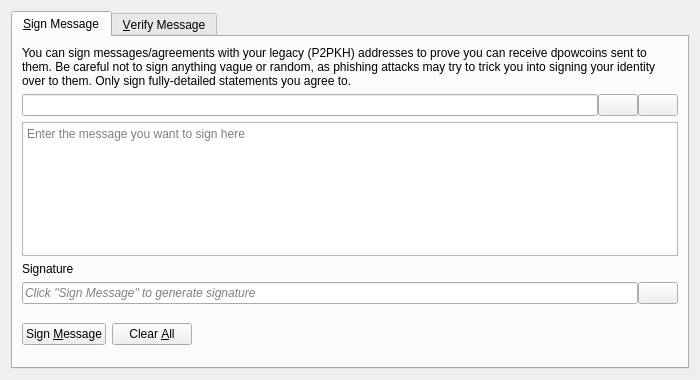
<?xml version="1.0" encoding="UTF-8"?>
<ui version="4.0">
 <class>SignVerifyMessageDialog</class>
 <widget class="QDialog" name="SignVerifyMessageDialog">
  <property name="geometry">
   <rect>
    <x>0</x>
    <y>0</y>
    <width>700</width>
    <height>380</height>
   </rect>
  </property>
  <property name="windowTitle">
   <string>Signatures - Sign / Verify a Message</string>
  </property>
  <property name="modal">
   <bool>true</bool>
  </property>
  <layout class="QVBoxLayout" name="verticalLayout">
   <item>
    <widget class="QTabWidget" name="tabWidget">
     <property name="currentIndex">
      <number>0</number>
     </property>
     <widget class="QWidget" name="tabSignMessage">
      <attribute name="title">
       <string>&amp;Sign Message</string>
      </attribute>
      <layout class="QVBoxLayout" name="verticalLayout_SM">
       <item>
        <widget class="QLabel" name="infoLabel_SM">
         <property name="text">
          <string>You can sign messages/agreements with your legacy (P2PKH) addresses to prove you can receive dpowcoins sent to them. Be careful not to sign anything vague or random, as phishing attacks may try to trick you into signing your identity over to them. Only sign fully-detailed statements you agree to.</string>
         </property>
         <property name="textFormat">
          <enum>Qt::PlainText</enum>
         </property>
         <property name="wordWrap">
          <bool>true</bool>
         </property>
        </widget>
       </item>
       <item>
        <layout class="QHBoxLayout" name="horizontalLayout_1_SM">
         <property name="spacing">
          <number>0</number>
         </property>
         <item>
          <widget class="QValidatedLineEdit" name="addressIn_SM">
           <property name="toolTip">
            <string>The Dpowcoin address to sign the message with</string>
           </property>
          </widget>
         </item>
         <item>
          <widget class="QPushButton" name="addressBookButton_SM">
           <property name="toolTip">
            <string>Choose previously used address</string>
           </property>
           <property name="text">
            <string/>
           </property>
           <property name="icon">
            <iconset resource="../bitcoin.qrc">
             <normaloff>:/icons/address-book</normaloff>:/icons/address-book</iconset>
           </property>
           <property name="shortcut">
            <string>Alt+A</string>
           </property>
           <property name="autoDefault">
            <bool>false</bool>
           </property>
          </widget>
         </item>
         <item>
          <widget class="QPushButton" name="pasteButton_SM">
           <property name="toolTip">
            <string>Paste address from clipboard</string>
           </property>
           <property name="text">
            <string/>
           </property>
           <property name="icon">
            <iconset resource="../bitcoin.qrc">
             <normaloff>:/icons/editpaste</normaloff>:/icons/editpaste</iconset>
           </property>
           <property name="shortcut">
            <string>Alt+P</string>
           </property>
           <property name="autoDefault">
            <bool>false</bool>
           </property>
          </widget>
         </item>
        </layout>
       </item>
       <item>
        <widget class="QPlainTextEdit" name="messageIn_SM">
         <property name="toolTip">
          <string>Enter the message you want to sign here</string>
         </property>
         <property name="placeholderText">
          <string>Enter the message you want to sign here</string>
         </property>
        </widget>
       </item>
       <item>
        <widget class="QLabel" name="signatureLabel_SM">
         <property name="text">
          <string>Signature</string>
         </property>
         <property name="textFormat">
          <enum>Qt::PlainText</enum>
         </property>
        </widget>
       </item>
       <item>
        <layout class="QHBoxLayout" name="horizontalLayout_2_SM">
         <property name="spacing">
          <number>0</number>
         </property>
         <item>
          <widget class="QLineEdit" name="signatureOut_SM">
           <property name="placeholderText">
            <string>Click "Sign Message" to generate signature</string>
           </property>
           <property name="font">
            <font>
             <italic>true</italic>
            </font>
           </property>
           <property name="readOnly">
            <bool>true</bool>
           </property>
          </widget>
         </item>
         <item>
          <widget class="QPushButton" name="copySignatureButton_SM">
           <property name="toolTip">
            <string>Copy the current signature to the clipboard</string>
           </property>
           <property name="text">
            <string/>
           </property>
           <property name="icon">
            <iconset resource="../bitcoin.qrc">
             <normaloff>:/icons/editcopy</normaloff>:/icons/editcopy</iconset>
           </property>
           <property name="autoDefault">
            <bool>false</bool>
           </property>
          </widget>
         </item>
        </layout>
       </item>
       <item>
        <layout class="QHBoxLayout" name="horizontalLayout_3_SM">
         <item>
          <widget class="QPushButton" name="signMessageButton_SM">
           <property name="toolTip">
            <string>Sign the message to prove you own this Dpowcoin address</string>
           </property>
           <property name="text">
            <string>Sign &amp;Message</string>
           </property>
           <property name="icon">
            <iconset resource="../bitcoin.qrc">
             <normaloff>:/icons/edit</normaloff>:/icons/edit</iconset>
           </property>
           <property name="autoDefault">
            <bool>false</bool>
           </property>
          </widget>
         </item>
         <item>
          <widget class="QPushButton" name="clearButton_SM">
           <property name="toolTip">
            <string>Reset all sign message fields</string>
           </property>
           <property name="text">
            <string>Clear &amp;All</string>
           </property>
           <property name="icon">
            <iconset resource="../bitcoin.qrc">
             <normaloff>:/icons/remove</normaloff>:/icons/remove</iconset>
           </property>
           <property name="autoDefault">
            <bool>false</bool>
           </property>
          </widget>
         </item>
         <item>
          <spacer name="horizontalSpacer_1_SM">
           <property name="orientation">
            <enum>Qt::Horizontal</enum>
           </property>
           <property name="sizeHint" stdset="0">
            <size>
             <width>40</width>
             <height>48</height>
            </size>
           </property>
          </spacer>
         </item>
         <item>
          <widget class="QLabel" name="statusLabel_SM">
           <property name="font">
            <font>
             <weight>75</weight>
             <bold>true</bold>
            </font>
           </property>
           <property name="text">
            <string/>
           </property>
           <property name="wordWrap">
            <bool>true</bool>
           </property>
          </widget>
         </item>
         <item>
          <spacer name="horizontalSpacer_2_SM">
           <property name="orientation">
            <enum>Qt::Horizontal</enum>
           </property>
           <property name="sizeHint" stdset="0">
            <size>
             <width>40</width>
             <height>48</height>
            </size>
           </property>
          </spacer>
         </item>
        </layout>
       </item>
      </layout>
     </widget>
     <widget class="QWidget" name="tabVerifyMessage">
      <attribute name="title">
       <string>&amp;Verify Message</string>
      </attribute>
      <layout class="QVBoxLayout" name="verticalLayout_VM">
       <item>
        <widget class="QLabel" name="infoLabel_VM">
         <property name="text">
          <string>Enter the receiver's address, message (ensure you copy line breaks, spaces, tabs, etc. exactly) and signature below to verify the message. Be careful not to read more into the signature than what is in the signed message itself, to avoid being tricked by a man-in-the-middle attack. Note that this only proves the signing party receives with the address, it cannot prove sendership of any transaction!</string>
         </property>
         <property name="textFormat">
          <enum>Qt::PlainText</enum>
         </property>
         <property name="alignment">
          <set>Qt::AlignLeading|Qt::AlignLeft|Qt::AlignTop</set>
         </property>
         <property name="wordWrap">
          <bool>true</bool>
         </property>
        </widget>
       </item>
       <item>
        <layout class="QHBoxLayout" name="horizontalLayout_1_VM">
         <property name="spacing">
          <number>0</number>
         </property>
         <item>
          <widget class="QValidatedLineEdit" name="addressIn_VM">
           <property name="toolTip">
            <string>The Dpowcoin address the message was signed with</string>
           </property>
          </widget>
         </item>
         <item>
          <widget class="QPushButton" name="addressBookButton_VM">
           <property name="toolTip">
            <string>Choose previously used address</string>
           </property>
           <property name="text">
            <string/>
           </property>
           <property name="icon">
            <iconset resource="../bitcoin.qrc">
             <normaloff>:/icons/address-book</normaloff>:/icons/address-book</iconset>
           </property>
           <property name="shortcut">
            <string>Alt+A</string>
           </property>
           <property name="autoDefault">
            <bool>false</bool>
           </property>
          </widget>
         </item>
        </layout>
       </item>
       <item>
        <widget class="QPlainTextEdit" name="messageIn_VM">
          <property name="toolTip">
            <string>The signed message to verify</string>
          </property>
          <property name="placeholderText">
            <string>The signed message to verify</string>
          </property>
        </widget>
       </item>
       <item>
        <widget class="QValidatedLineEdit" name="signatureIn_VM">
          <property name="toolTip">
            <string>The signature given when the message was signed</string>
          </property>
          <property name="placeholderText">
            <string>The signature given when the message was signed</string>
          </property>
        </widget>
       </item>
       <item>
        <layout class="QHBoxLayout" name="horizontalLayout_2_VM">
         <item>
          <widget class="QPushButton" name="verifyMessageButton_VM">
           <property name="toolTip">
            <string>Verify the message to ensure it was signed with the specified Dpowcoin address</string>
           </property>
           <property name="text">
            <string>Verify &amp;Message</string>
           </property>
           <property name="icon">
            <iconset resource="../bitcoin.qrc">
             <normaloff>:/icons/transaction_0</normaloff>:/icons/transaction_0</iconset>
           </property>
           <property name="autoDefault">
            <bool>false</bool>
           </property>
          </widget>
         </item>
         <item>
          <widget class="QPushButton" name="clearButton_VM">
           <property name="toolTip">
            <string>Reset all verify message fields</string>
           </property>
           <property name="text">
            <string>Clear &amp;All</string>
           </property>
           <property name="icon">
            <iconset resource="../bitcoin.qrc">
             <normaloff>:/icons/remove</normaloff>:/icons/remove</iconset>
           </property>
           <property name="autoDefault">
            <bool>false</bool>
           </property>
          </widget>
         </item>
         <item>
          <spacer name="horizontalSpacer_1_VM">
           <property name="orientation">
            <enum>Qt::Horizontal</enum>
           </property>
           <property name="sizeHint" stdset="0">
            <size>
             <width>40</width>
             <height>48</height>
            </size>
           </property>
          </spacer>
         </item>
         <item>
          <widget class="QLabel" name="statusLabel_VM">
           <property name="font">
            <font>
             <weight>75</weight>
             <bold>true</bold>
            </font>
           </property>
           <property name="text">
            <string/>
           </property>
           <property name="wordWrap">
            <bool>true</bool>
           </property>
          </widget>
         </item>
         <item>
          <spacer name="horizontalSpacer_2_VM">
           <property name="orientation">
            <enum>Qt::Horizontal</enum>
           </property>
           <property name="sizeHint" stdset="0">
            <size>
             <width>40</width>
             <height>48</height>
            </size>
           </property>
          </spacer>
         </item>
        </layout>
       </item>
      </layout>
     </widget>
    </widget>
   </item>
  </layout>
 </widget>
 <customwidgets>
  <customwidget>
   <class>QValidatedLineEdit</class>
   <extends>QLineEdit</extends>
   <header>qt/qvalidatedlineedit.h</header>
  </customwidget>
 </customwidgets>
 <resources>
  <include location="../bitcoin.qrc"/>
 </resources>
 <connections/>
</ui>
